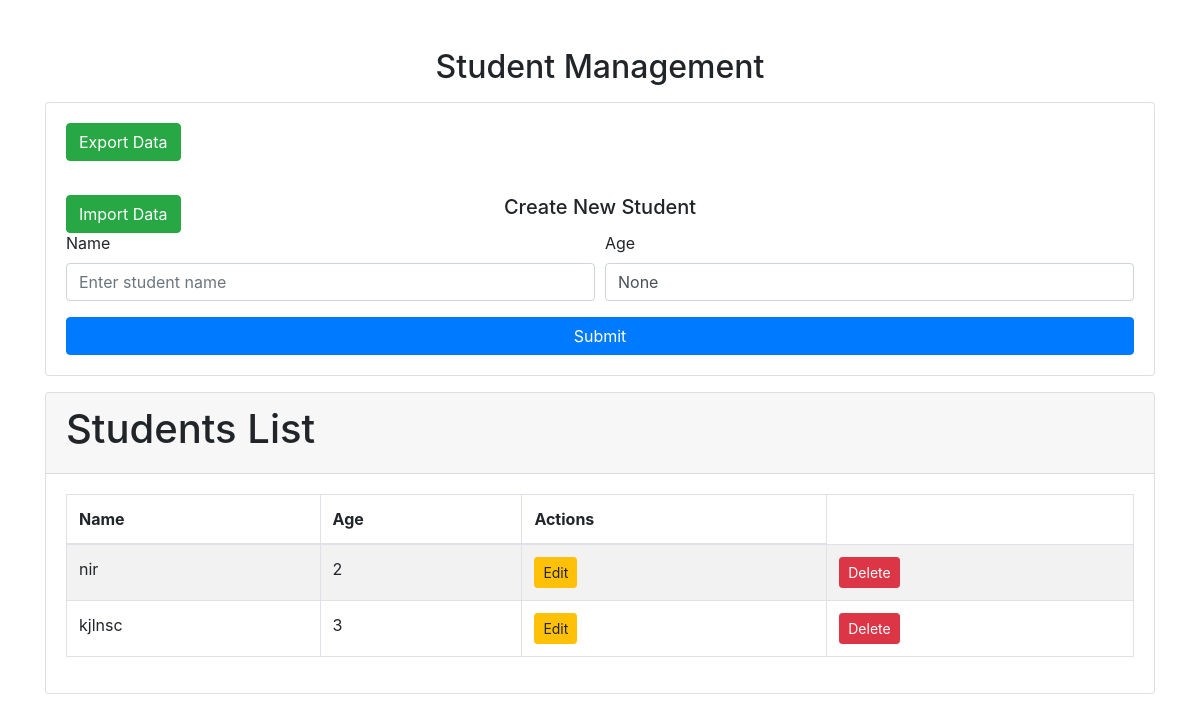
The app's page /, older data.
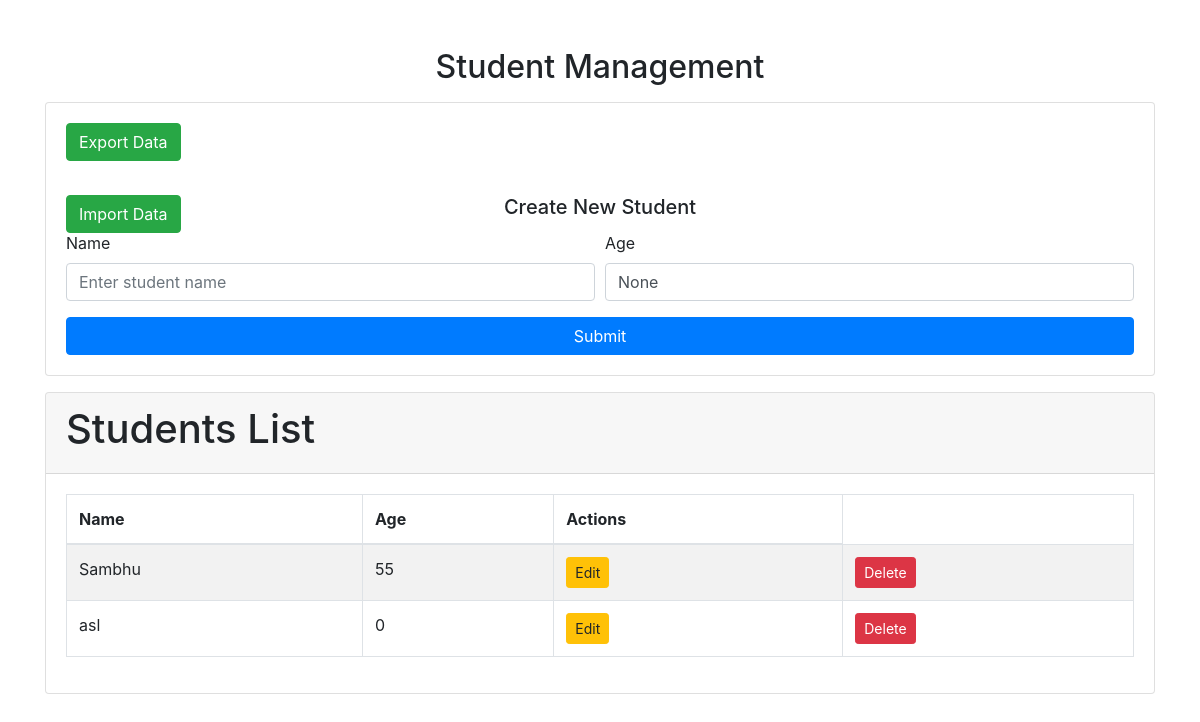
The same page, newer data.
### myapp/models.py (models this page shows)
class Student(models.Model):
    name = models.CharField(max_length=100)
    age = models.IntegerField()
    created_at = models.DateTimeField(auto_now_add=True)
    updated_at = models.DateTimeField(auto_now=True)
    email = models.EmailField(blank=True)

### myapp/views.py (the view, shortened to what this page needs)
# urls.py: path('', views.home, name="home"),
def home(request, id=None): # default arguments
    if id:
        student_update = get_object_or_404(Student, id=id)
        form = StudentForms(request.POST or None,instance=student_update) # takes info or empty info and supply to  form as post request
    else:
        form = StudentForms(request.POST or None)    # if no need to update. will take create form
    students = Student.objects.all()
    context ={
        'students' : students ,
        'form' : form
    }
    return render(request, "home.html", context = context)

### myapp/forms.py
class StudentForms(forms.ModelForm):
    class Meta:
        model = Student
        fields = ('name', 'age')

### templates/home.html (shortened to what this page needs)
<!DOCTYPE html>
<html lang="en">
<head>
    <link rel="stylesheet" href="https://stackpath.bootstrapcdn.com/bootstrap/4.5.2/css/bootstrap.min.css">
</head>
<body>
    <div class="container my-5">
        <h2 class="text-center">Student Management</h2>
        <div class="card mt-3">
            <div class="card-body">
                    <a href="{% url 'export_data' %}" class="btn btn-success position-absolute start-0">Export Data</a><br><br><br>
                    <a href="{% url 'import_data' %}" class="btn btn-success position-absolute start-0">Import Data</a>
                <h5 class="card-title text-center">
                    {% if student.id %}
                        Update Student
                    {% else %}
                        Create New Student
                    {% endif %}
                </h5>
                <form method="POST">
                    <div class="form-row">
                        <div class="form-group col-md-6">
                            <label for="name">Name</label>
                            <input type="text" class="form-control" id="name" name="name"
                                   placeholder="Enter student name" value="{{ form.name.value|default:'' }}">
                        </div>
                        <div class="form-group col-md-6">
                            <label for="age">Age</label>
                            <input type class="form-control" id="age" name="age"
                                   value="{{ form.age.value }}">
                        </div>
                    </div>
                    <button type="submit" class="btn btn-primary btn-block">Submit</button>
                </form>
            </div>
        </div>
        <div class="card mt-3">
            <div class="card-header">
                <h1>Students List</h1>
            </div>
            <div class="card-body">
                <table class="table table-striped table-bordered">
                    <thead>
                        <tr>
                            <th>Name</th>
                            <th>Age</th>
                            <th>Actions</th>
                        </tr>
                    </thead>
                    <tbody>
                        {% for student in students %}
                        <tr>
                            <td>{{ student.name }}</td>
                            <td>{{ student.age }}</td>
                            <td><a href="{% url 'update_student' student.id %}" class="btn btn-warning btn-sm">Edit</a></td>
                            <td><button type="button" class="btn btn-danger btn-sm" onclick="showDeleteModal({{ student.id }})">Delete</button></td>
                        </tr>
                        {% endfor %}
                    </tbody>
                </table>
            </div>
        </div>
    </div>
</body>
</html>

Row changes from the older to the newer data that the page shows:
removed Student: name "nir", age "2"
removed Student: name "kjlnsc", age "3"
added Student: name "Sambhu", age "55"
added Student: name "asl", age "0"
